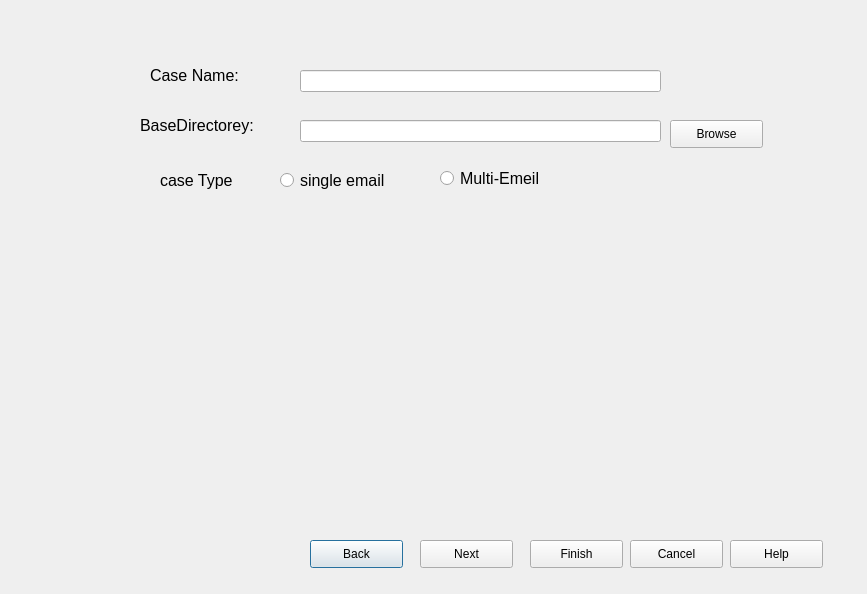
<?xml version="1.0" encoding="UTF-8"?>
<ui version="4.0">
 <class>NewCaseINformation</class>
 <widget class="QDialog" name="NewCaseINformation">
  <property name="geometry">
   <rect>
    <x>0</x>
    <y>0</y>
    <width>867</width>
    <height>594</height>
   </rect>
  </property>
  <property name="windowTitle">
   <string>Dialog</string>
  </property>
  <property name="styleSheet">
   <string notr="true">size=20</string>
  </property>
  <widget class="QPushButton" name="BtnBackCase">
   <property name="geometry">
    <rect>
     <x>310</x>
     <y>540</y>
     <width>93</width>
     <height>28</height>
    </rect>
   </property>
   <property name="text">
    <string>Back</string>
   </property>
  </widget>
  <widget class="QPushButton" name="BtnNextCase">
   <property name="geometry">
    <rect>
     <x>420</x>
     <y>540</y>
     <width>93</width>
     <height>28</height>
    </rect>
   </property>
   <property name="text">
    <string>Next</string>
   </property>
  </widget>
  <widget class="QPushButton" name="BtnFinshCase">
   <property name="geometry">
    <rect>
     <x>530</x>
     <y>540</y>
     <width>93</width>
     <height>28</height>
    </rect>
   </property>
   <property name="text">
    <string>Finish</string>
   </property>
  </widget>
  <widget class="QPushButton" name="BtnCancleCase">
   <property name="geometry">
    <rect>
     <x>630</x>
     <y>540</y>
     <width>93</width>
     <height>28</height>
    </rect>
   </property>
   <property name="text">
    <string>Cancel</string>
   </property>
  </widget>
  <widget class="QPushButton" name="BrowsCase">
   <property name="geometry">
    <rect>
     <x>670</x>
     <y>120</y>
     <width>93</width>
     <height>28</height>
    </rect>
   </property>
   <property name="text">
    <string>Browse</string>
   </property>
  </widget>
  <widget class="QLabel" name="label">
   <property name="geometry">
    <rect>
     <x>150</x>
     <y>60</y>
     <width>161</width>
     <height>31</height>
    </rect>
   </property>
   <property name="styleSheet">
    <string notr="true">font-size:12pt</string>
   </property>
   <property name="text">
    <string>Case Name:</string>
   </property>
  </widget>
  <widget class="QLineEdit" name="LnEdtCaseName">
   <property name="geometry">
    <rect>
     <x>300</x>
     <y>70</y>
     <width>361</width>
     <height>22</height>
    </rect>
   </property>
  </widget>
  <widget class="QLabel" name="label_2">
   <property name="geometry">
    <rect>
     <x>140</x>
     <y>100</y>
     <width>151</width>
     <height>51</height>
    </rect>
   </property>
   <property name="styleSheet">
    <string notr="true">font-size:12pt</string>
   </property>
   <property name="text">
    <string>BaseDirectorey:</string>
   </property>
  </widget>
  <widget class="QLineEdit" name="LnEdtBaseDirectorey">
   <property name="geometry">
    <rect>
     <x>300</x>
     <y>120</y>
     <width>361</width>
     <height>22</height>
    </rect>
   </property>
  </widget>
  <widget class="QRadioButton" name="RadSingleEmail">
   <property name="geometry">
    <rect>
     <x>280</x>
     <y>170</y>
     <width>141</width>
     <height>20</height>
    </rect>
   </property>
   <property name="styleSheet">
    <string notr="true">font-size:12pt</string>
   </property>
   <property name="text">
    <string>single email</string>
   </property>
  </widget>
  <widget class="QRadioButton" name="RadMultiEmail">
   <property name="geometry">
    <rect>
     <x>440</x>
     <y>170</y>
     <width>131</width>
     <height>16</height>
    </rect>
   </property>
   <property name="styleSheet">
    <string notr="true">font-size:12pt</string>
   </property>
   <property name="text">
    <string>Multi-Emeil</string>
   </property>
  </widget>
  <widget class="QLabel" name="label_3">
   <property name="geometry">
    <rect>
     <x>160</x>
     <y>170</y>
     <width>91</width>
     <height>21</height>
    </rect>
   </property>
   <property name="styleSheet">
    <string notr="true">font-size:12pt</string>
   </property>
   <property name="text">
    <string>case Type</string>
   </property>
  </widget>
  <widget class="QLabel" name="label_4">
   <property name="geometry">
    <rect>
     <x>10</x>
     <y>50</y>
     <width>121</width>
     <height>21</height>
    </rect>
   </property>
   <property name="styleSheet">
    <string notr="true">font-size:12pt
</string>
   </property>
   <property name="text">
    <string/>
   </property>
  </widget>
  <widget class="QPushButton" name="BtnHelpCase">
   <property name="geometry">
    <rect>
     <x>730</x>
     <y>540</y>
     <width>93</width>
     <height>28</height>
    </rect>
   </property>
   <property name="text">
    <string>Help</string>
   </property>
  </widget>
 </widget>
 <resources/>
 <connections/>
</ui>
